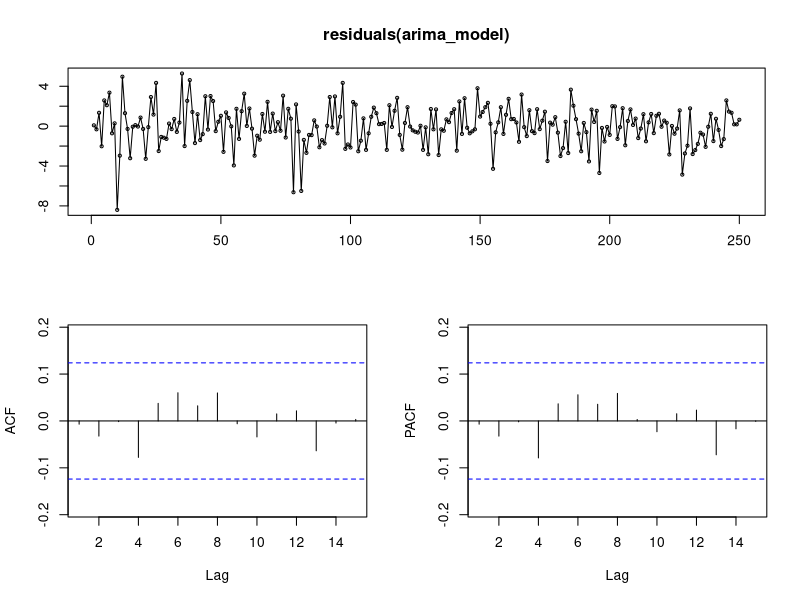
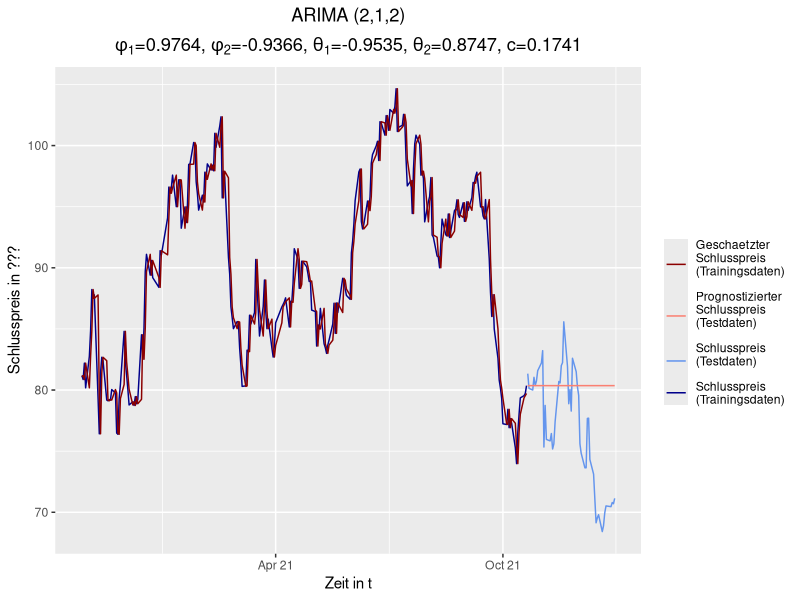

Write the R code that produced these figures, in order.
rm(list=ls(all=TRUE))
library ('ggplot2')
library('forecast')
library('tseries')
library('zoo')
#library('hydroGOF')  #for nrmse
#library('TSA') 

#read in data (insert stock name)
  sdata=read.csv('../data/ZAL.DE.csv',header=TRUE,sep=",",stringsAsFactors=FALSE)
  sdata$Date = as.Date(sdata$Date)                  #set Date in according format 'Date'
  
  sdata=sdata[1:nrow(sdata),]
  
#separate data into training and test data
  trainlen = 250;
  testlen = 50;  

  #training data
  training_data=tail(head(sdata,-testlen),trainlen)	#create new data frame and fill with training data
  ts_data = ts(training_data[,6])			#declare of adjusted closing price as a time series
  training_data$timeseries = ts(ts_data)		#add time series to training_data 

  #testing data 
  testing_data=tail(sdata,testlen)	#create new data frame and fill with testing data
  ts_data = ts(testing_data[,6])	#set adjusted closing price as time series
  testing_data$timeseries = ts(ts_data)	#add time series to testing_data 
  
  
#build ARIMA/SARIMA model
  
  arima_model=auto.arima(training_data$timeseries, trace=TRUE, approximation=FALSE) #develop arima_model according to timeseries

  tsdisplay(residuals(arima_model),lag.max=15)                                  #check residuals
  training_data$fit=arima_model$fitted                                          #save estimated training data

#predict testing data
  predicted=forecast(arima_model,h=nrow(testing_data))                         #predict testing data
  predicted_tmp=as.numeric(predicted$mean)                                     
  testing_data$Prediction=predicted_tmp

  ggplot()+ 
    labs(title=(expression(atop("ARIMA (2,1,2)",paste(phi[1],'=0.9764, ',phi[2],'=-0.9366, ',theta[1],'=-0.9535, ', theta[2],'=0.8747, ','c=0.1741')))), x="Zeit in t", y="Schlusspreis in ???", col="") +
    theme(plot.title=element_text(hjust=0.5)) +
    geom_line(data=training_data,  aes(x=Date, y = Close, col = "Schlusspreis \n(Trainingsdaten)")) + 
    geom_line(data=training_data,  aes(x=Date, y = fit, col = "Geschaetzter \nSchlusspreis \n(Trainingsdaten)\n"))+  
    geom_line(data=testing_data, aes(x=Date, y = Close, col = "Schlusspreis \n(Testdaten)\n")) +
    geom_line(data=testing_data, aes(x=Date, y = Prediction, col = "Prognostizierter \nSchlusspreis \n(Testdaten)\n")) +
    scale_x_date(date_labels = "%b %y", date_breaks = "6 months")+
    scale_color_manual(values = c("#8B0000","#FA8072","#6495ED","#00008B"))
  
  
#calculate RMSE for training and testing data
#RMSE_train=rmse(training_data$timeseries,training_data$fit)
#  RMSE_train
 
rmse <- function(S,O) {
  len <- min(length(S), length(O))
  diff2 <- (S[1:len] - O[1:len])^2
  rmse <- sqrt(sum(diff2) / len)
}

RMSE_test=rmse(testing_data$timeseries,testing_data$Prediction)
RMSE_test/mean(training_data$timeseries)

